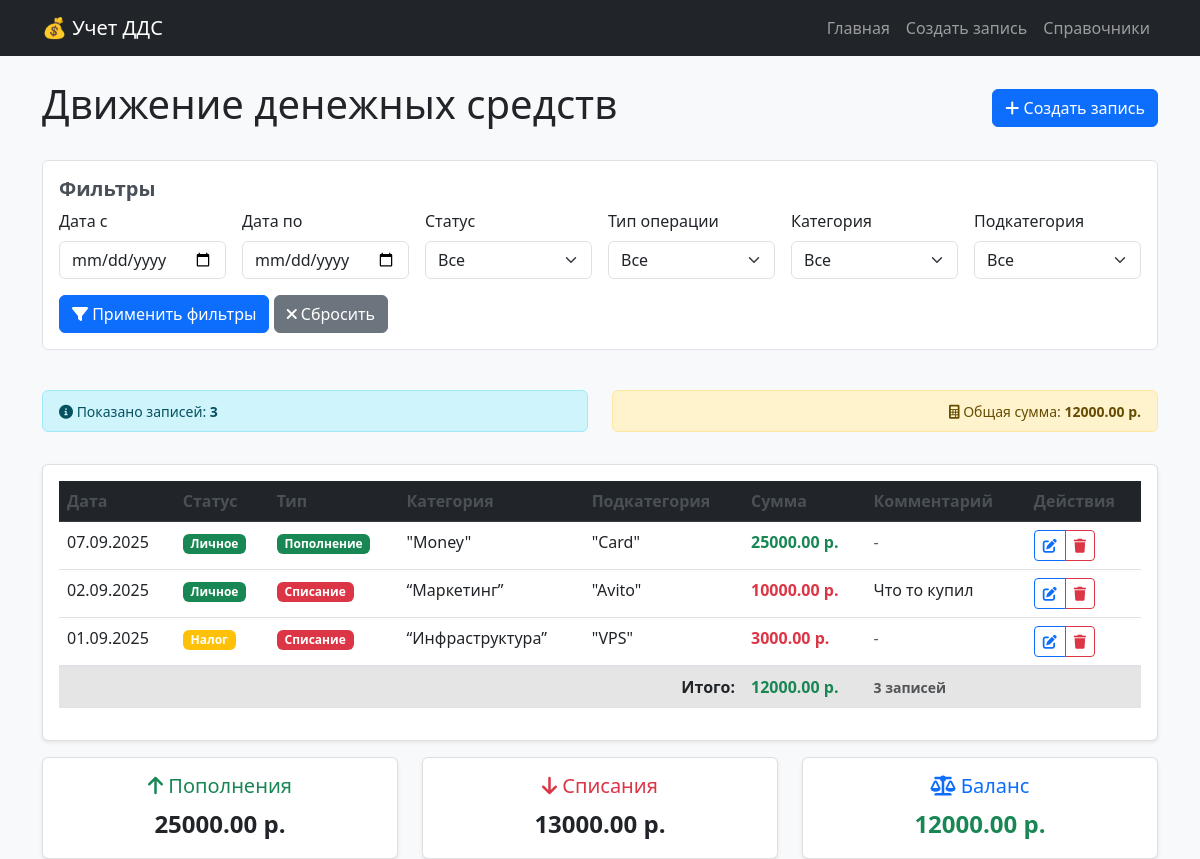
The page / on the database its author committed.
### cash_flow_app/models.py (models this page shows, shortened)
class CashFlow(models.Model):
    created_date = models.DateField()
    status = models.ForeignKey(Status, on_delete=models.PROTECT)
    operation_type = models.ForeignKey(OperationType, on_delete=models.PROTECT)
    category = models.ForeignKey(Category, on_delete=models.PROTECT)
    subcategory = models.ForeignKey(Subcategory, on_delete=models.PROTECT)
    amount = models.DecimalField(max_digits=12, decimal_places=2)
    comment = models.TextField(blank=True)

class Status(models.Model):
    name = models.CharField(max_length=100, unique=True)

class OperationType(models.Model):
    name = models.CharField(max_length=100, unique=True)

class Category(models.Model):
    name = models.CharField(max_length=100)
    operation_type = models.ForeignKey(OperationType, on_delete=models.CASCADE)
    class Meta:
        unique_together = ('name', 'operation_type')

class Subcategory(models.Model):
    name = models.CharField(max_length=100)
    category = models.ForeignKey(Category, on_delete=models.CASCADE)
    class Meta:
        unique_together = ('name', 'category')

### cash_flow_app/views.py (the view)
# urls.py: path('', views.cash_flow_list, name='cash_flow_list'),
def cash_flow_list(request):
    cash_flows = CashFlow.objects.all().order_by('-created_date')
    date_from = request.GET.get('date_from')
    date_to = request.GET.get('date_to')
    status_id = request.GET.get('status')
    operation_type_id = request.GET.get('operation_type')
    category_id = request.GET.get('category')
    subcategory_id = request.GET.get('subcategory')
    if date_from:
        cash_flows = cash_flows.filter(created_date__gte=date_from)
    if date_to:
        cash_flows = cash_flows.filter(created_date__lte=date_to)
    if status_id:
        cash_flows = cash_flows.filter(status_id=status_id)
    if operation_type_id:
        cash_flows = cash_flows.filter(operation_type_id=operation_type_id)
    if category_id:
        cash_flows = cash_flows.filter(category_id=category_id)
    if subcategory_id:
        cash_flows = cash_flows.filter(subcategory_id=subcategory_id)
    total_amount = 0
    income_total = 0
    expense_total = 0
    for cf in cash_flows:
        if cf.operation_type.name == 'Пополнение':
            total_amount += cf.amount
            income_total += cf.amount
        else:  # Списание
            total_amount -= cf.amount
            expense_total += cf.amount
    balance = income_total - expense_total
    context = {
        'cash_flows': cash_flows,
        'statuses': Status.objects.all(),
        'operation_types': OperationType.objects.all(),
        'categories': Category.objects.all(),
        'subcategories': Subcategory.objects.all(),
        'total_amount': total_amount,
        'income_total': income_total,
        'expense_total': expense_total,
        'balance': balance,
        'filters': {
            'date_from': date_from or '',
            'date_to': date_to or '',
            'status': status_id or '',
            'operation_type': operation_type_id or '',
            'category': category_id or '',
            'subcategory': subcategory_id or '',
        }
    }
    return render(request, 'cash_flow_app/list.html', context)

### cash_flow_app/templates/cash_flow_app/list.html (shortened to what this page needs)
{% extends 'cash_flow_app/base.html' %}
{% load static %}
{% block content %}
<div class="fade-in">
    <div class="d-flex justify-content-between align-items-center mb-4">
        <h1>Движение денежных средств</h1>
        <a href="{% url 'cash_flow_create' %}" class="btn btn-primary">
            <i class="fas fa-plus"></i> Создать запись
        </a>
    </div>
    <div class="filter-section">
        <h5 class="filter-title">Фильтры</h5>
        <form method="get" class="row g-3">
            <div class="col-md-2">
                <label class="form-label">Дата с</label>
                <input type="date" name="date_from" class="form-control" value="{{ filters.date_from }}">
            </div>
            <div class="col-md-2">
                <label class="form-label">Дата по</label>
                <input type="date" name="date_to" class="form-control" value="{{ filters.date_to }}">
            </div>
            <div class="col-md-2">
                <label class="form-label">Статус</label>
                <select name="status" class="form-select">
                    <option value="">Все</option>
                </select>
            </div>
            <div class="col-md-2">
                <label class="form-label">Тип операции</label>
                <select name="operation_type" class="form-select">
                    <option value="">Все</option>
                </select>
            </div>
            <div class="col-md-2">
                <label class="form-label">Категория</label>
                <select name="category" class="form-select">
                    <option value="">Все</option>
                </select>
            </div>
            <div class="col-md-2">
                <label class="form-label">Подкатегория</label>
                <select name="subcategory" class="form-select">
                    <option value="">Все</option>
                </select>
            </div>
            <div class="col-12">
                <button type="submit" class="btn btn-primary">
                    <i class="fas fa-filter"></i> Применить фильтры
                </button>
                <a href="{% url 'cash_flow_list' %}" class="btn btn-secondary">
                    <i class="fas fa-times"></i> Сбросить
                </a>
            </div>
        </form>
    </div>
    <br>
    <div class="row mb-3">
        <div class="col-md-6">
            <div class="alert alert-info py-2">
                <small>
                    <i class="fas fa-info-circle"></i>
                    Показано записей: <strong>{{ cash_flows.count }}</strong>
                </small>
            </div>
        </div>
        <div class="col-md-6 text-end">
            <div class="alert alert-warning py-2">
                <small>
                    <i class="fas fa-calculator"></i>
                    Общая сумма: <strong>{{ total_amount|floatformat:2 }} р.</strong>
                </small>
            </div>
        </div>
    </div>
    <div class="card">
        <div class="card-body">
            <div class="table-responsive">
                <table class="table table-hover">
                    <thead class="table-dark">
                        <tr>
                            <th>Дата</th>
                            <th>Статус</th>
                            <th>Тип</th>
                            <th>Категория</th>
                            <th>Подкатегория</th>
                            <th>Сумма</th>
                            <th>Комментарий</th>
                            <th>Действия</th>
                        </tr>
                    </thead>
                    <tbody>
                        {% for cash_flow in cash_flows %}
                        <tr>
                            <td>{{ cash_flow.created_date|date:"d.m.Y" }}</td>
                            <td>
                                <span class="badge
                                    {% if cash_flow.status.name == 'Бизнес' %}bg-primary
                                    {% elif cash_flow.status.name == 'Личное' %}bg-success
                                    {% elif cash_flow.status.name == 'Налог' %}bg-warning
                                    {% else %}bg-secondary{% endif %}">
                                    {{ cash_flow.status.name }}
                                </span>
                            </td>
                            <td>
                                <span class="badge
                                    {% if cash_flow.operation_type.name == 'Пополнение' %}bg-success
                                    {% elif cash_flow.operation_type.name == 'Списание' %}bg-danger
                                    {% else %}bg-secondary{% endif %}">
                                    {{ cash_flow.operation_type.name }}
                                </span>
                            </td>
                            <td>{{ cash_flow.category.name }}</td>
                            <td>{{ cash_flow.subcategory.name }}</td>
                            <td>
                                <strong class="{% if cash_flow.operation_type.name == 'Пополнение' %}text-success{% else %}text-danger{% endif %}">
                                    {{ cash_flow.amount|floatformat:2 }} р.
                                </strong>
                            </td>
                            <td>
                                {% if cash_flow.comment %}
                                    <span title="{{ cash_flow.comment }}">
                                        {{ cash_flow.comment|truncatewords:5 }}
                                    </span>
                                {% else %}
                                    <span class="text-muted">-</span>
                                {% endif %}
                            </td>
                            <td>
                                <div class="btn-group btn-group-sm">
                                    <a href="{% url 'cash_flow_edit' cash_flow.id %}" class="btn btn-outline-primary" title="Редактировать">
                                        <i class="fas fa-edit"></i>
                                    </a>
                                    <a href="{% url 'cash_flow_delete' cash_flow.id %}" class="btn btn-outline-danger delete-btn" title="Удалить">
                                        <i class="fas fa-trash"></i>
                                    </a>
                                </div>
                            </td>
                        </tr>
                        {% endfor %}
                    </tbody>
                    <tfoot class="table-active">
                        <tr>
                            <td colspan="5" class="text-end fw-bold">Итого:</td>
                            <td class="fw-bold fs-6">
                                <span class="{% if total_amount >= 0 %}text-success{% else %}text-danger{% endif %}">
                                    {{ total_amount|floatformat:2 }} р.
                                </span>
                            </td>
                            <td colspan="2">
                                <small class="text-muted">
                                    {% if cash_flows.count == 0 %}0 записей
                                    {% else %}{{ cash_flows.count }} записей
                                    {% endif %}
                                </small>
                            </td>
                        </tr>
                    </tfoot>
                </table>
            </div>
        </div>
    </div>
    {% if cash_flows.count > 0 %}
    <div class="row mt-3">
        <div class="col-md-4">
            <div class="card text-center">
                <div class="card-body">
                    <h5 class="card-title text-success">
                        <i class="fas fa-arrow-up"></i> Пополнения
                    </h5>
                    <p class="card-text fs-4">{{ income_total|floatformat:2 }} р.</p>
                </div>
            </div>
        </div>
        <div class="col-md-4">
            <div class="card text-center">
                <div class="card-body">
                    <h5 class="card-title text-danger">
                        <i class="fas fa-arrow-down"></i> Списания
                    </h5>
                    <p class="card-text fs-4">{{ expense_total|floatformat:2 }} р.</p>
                </div>
            </div>
        </div>
        <div class="col-md-4">
            <div class="card text-center">
                <div class="card-body">
                    <h5 class="card-title text-primary">
                        <i class="fas fa-balance-scale"></i> Баланс
                    </h5>
                    <p class="card-text fs-4 {% if balance >= 0 %}text-success{% else %}text-danger{% endif %}">
                        {{ balance|floatformat:2 }} р.
                    </p>
                </div>
            </div>
        </div>
    </div>
    {% endif %}
</div>
{% endblock %}

### cash_flow_app/templates/cash_flow_app/base.html (shortened to what this page needs)
<!DOCTYPE html>
<html lang="ru">
<head>
    <link href="https://cdn.jsdelivr.net/npm/bootstrap@5.3.0/dist/css/bootstrap.min.css" rel="stylesheet">
    <link rel="stylesheet" href="https://cdnjs.cloudflare.com/ajax/libs/font-awesome/6.0.0/css/all.min.css">
    {% load static %}
    <link href="{% static 'cash_flow_app/css/style.css' %}" rel="stylesheet">
</head>
<body>
    <nav class="navbar navbar-expand-lg navbar-dark bg-dark">
        <div class="container">
            <a class="navbar-brand" href="{% url 'cash_flow_list' %}">💰 Учет ДДС</a>
            <div class="navbar-nav ms-auto">
                <a class="nav-link" href="{% url 'cash_flow_list' %}">Главная</a>
                <a class="nav-link" href="{% url 'cash_flow_create' %}">Создать запись</a>
                <a class="nav-link" href="{% url 'reference_books' %}">Справочники</a>
            </div>
        </div>
    </nav>
    <div class="container mt-4">
        {% block content %}
        {% endblock %}
    </div>
</body>
</html>

### cash_flow_app/templates/cash_flow_app/static/cash_flow_app/css/style.css (style rules this page uses)
body { background-color: #f8f9fa; font-family: 'Segoe UI', Tahoma, Geneva, Verdana, sans-serif; }
.card { box-shadow: 0 0.125rem 0.25rem rgba(0, 0, 0, 0.075); border: 1px solid rgba(0, 0, 0, 0.125); }
.table th { border-top: none; font-weight: 600; color: #495057; }
.filter-section { background-color: white; border-radius: 0.375rem; padding: 1rem; margin-bottom: 1rem; border: 1px solid #dee2e6; }
.filter-title { font-weight: 600; margin-bottom: 0.5rem; color: #495057; }

### cash_flow_app/templates/cash_flow_app/list.html (style rules this page uses)
.table th { border-top: none; font-weight: 600; }
.table tfoot td { border-top: 2px solid #dee2e6; font-weight: 600; }
.badge { font-size: 0.75em; }
.btn-group-sm > .btn { padding: 0.25rem 0.5rem; }
.card.text-center .card-text { font-weight: 600; }

### rows shown on the page
CashFlow: created_date "07.09.2025", status.name "Личное", operation_type.name "Пополнение", category.name "\"Money\"", subcategory.name "\"Card\"", amount "25000.00"
CashFlow: created_date "02.09.2025", status.name "Личное", operation_type.name "Списание", category.name "“Маркетинг”", subcategory.name "\"Avito\"", amount "10000.00", comment "Что то купил"
CashFlow: created_date "01.09.2025", status.name "Налог", operation_type.name "Списание", category.name "“Инфраструктура”", subcategory.name "\"VPS\"", amount "3000.00"

### other values the page prints
{{ cash_flows.count }} "3"
{{ total_amount|floatformat:2 }} "12000.00"
{{ income_total|floatformat:2 }} "25000.00"
{{ expense_total|floatformat:2 }} "13000.00"
{{ balance|floatformat:2 }} "12000.00"
